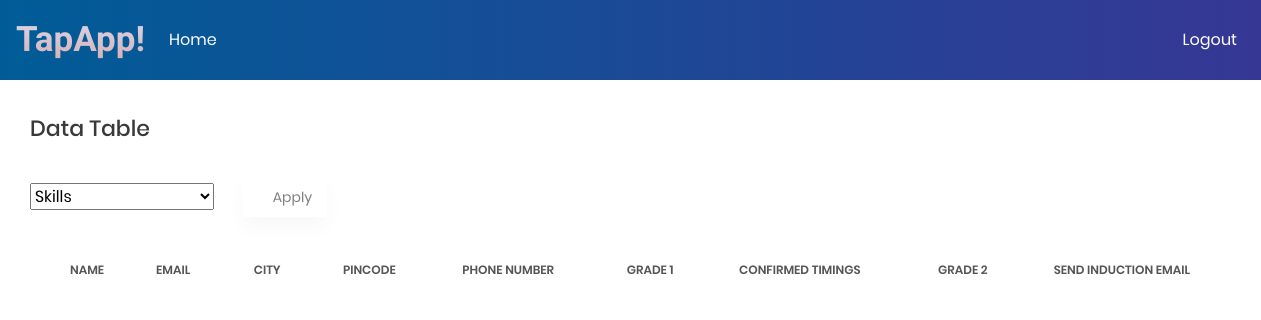
The app's page /dashboard/phone_interview (signed in), older data.
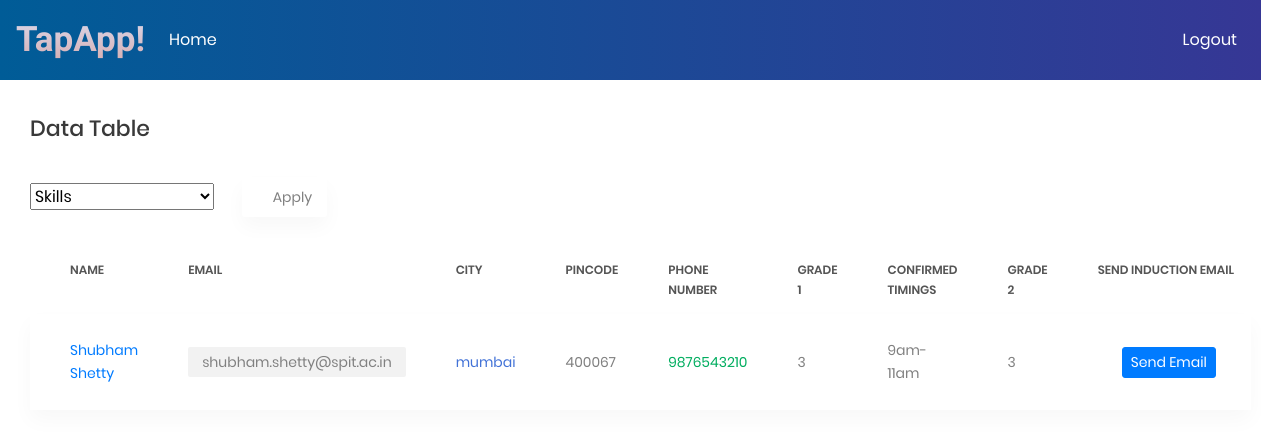
The same page, newer data.
### dashboard/models.py (models this page shows)
class InterestForm(models.Model):
    name = models.CharField(max_length=100)
    phone_number = models.CharField(max_length=100)
    email = models.CharField(max_length=100)
    city = models.CharField(max_length=100)
    secret_key = models.CharField(max_length=50, default='#' * 15)
    pincode = models.CharField(max_length=10, default='######')
    def __str__(self):
        return self.name

class ExperienceForm(models.Model):
    description = models.TextField(default="No Description")
    interest = models.CharField(max_length=100)
    email = models.CharField(max_length=100, default='example@example.com')
    experience = models.CharField(max_length=100)
    grade = models.CharField(max_length=2, default="N/A")
    shortlisted = models.BooleanField(default=False)

class PhoneInterview(models.Model):
    name = models.CharField(max_length=100)
    email = models.CharField(max_length=100)
    timing = models.CharField(max_length=100,default="Not Confirmed")
    grade = models.CharField(max_length=2, default="N/A")
    accepted = models.BooleanField(default=False)

### dashboard/views.py (the view, shortened to what this page needs)
# urls.py: path('dashboard/phone_interview', dashboard_views.phone_interview, name="phone-interview"),
@login_required
def phone_interview(request):
    context = {
        'interests': InterestForm.objects.all(),
        'experiences': ExperienceForm.objects.filter(shortlisted=True),
        'interviews': PhoneInterview.objects.all()
    }
    context = {
        'interests': InterestForm.objects.all(),
        'experiences': ExperienceForm.objects.filter(shortlisted=True),
        'interviews': PhoneInterview.objects.all()
    }
    print(context)
    return render(request, 'phone_interview.html', context)

### dashboard/templates/phone_interview.html (shortened to what the changed rows need)
{% extends 'adminusers/base.html'%}
{% load crispy_forms_tags %}
{% block content %}
<section class="p-t-20">
                <div class="container">
                    <div class="row">
                        <div class="col-md-12">
                            <div class="table-responsive table-responsive-data2">
                                <table class="table table-data2">
                                    <thead>
                                        <tr>
                                            <th>Name</th>
                                            <th>Email</th>
                                            <th>City</th>
                                            <th>Pincode</th>
                                            <th>Phone number</th>
                                            <th>Grade 1</th>
                                            <th>Confirmed Timings</th>
                                            <th>Grade 2</th>
                                            <th>Send Induction Email</th>
                                        </tr>
                                    </thead>
                                    <tbody>
                                        {% for experience in experiences %}
                                            {% for interest in interests %}
                                                {% for interview in interviews %}
                                                {% if interest.email == experience.email and interview.email == experience.email %}
                                                    <tr class="tr-shadow">
                                                        <td><a href={% url 'phone-interview-detail' interest.email%}>{{ interest.name }}</a></td>
                                                        <td>
                                                            <span class="block-email">{{ interest.email }}</span>
                                                        </td>
                                                        <td class="desc">{{ interest.city }}</td>
                                                        <td>{{ interest.pincode }}</td>
                                                        <td>
                                                            <span class="status--process">{{ interest.phone_number }}</span>
                                                        </td>
                                                        <td>
                                                            {{ experience.grade }}
                                                        </td>
                                                        <td>
                                                            {{ interview.timing }}
                                                        </td>
                                                        <td>
                                                            {{ interview.grade }}
                                                        </td>
                                                        <td>
                                                            <button type="submit" class="btn btn-primary btn-sm ml-4"><a style="color: white" href="{% url 'induction-email' interview.email %}">Send Email</a></button>
                                                        </td>
                                                    </tr>
                                                {% endif %}
                                            {% endfor %}
                                            {% endfor %}
                                        {% endfor %}
                                    </tbody>
                                </table>
                            </div>
                        </div>
                    </div>
                </div>
            </section>
{% endblock %}

Row changes from the older to the newer data that the page shows:
added ExperienceForm: grade "3"
added InterestForm: name "Shubham Shetty", email "shubham.shetty@spit.ac.in", city "mumbai", pincode "400067", phone_number "9876543210"
added PhoneInterview: timing "9am-11am", grade "3"
